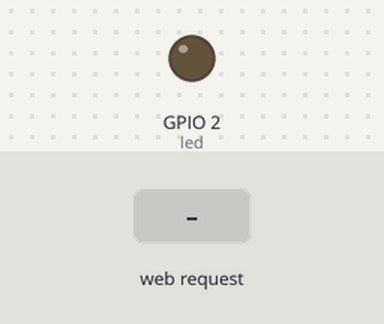
Bench run of a sketch on a simulated ESP32. On the bench: output pins drawn as LEDs (lit = HIGH). The test bench sets the inputs (shaded band). WiFi joins after 1.5 s; servers stay silent unless stated; what the sketch prints to the serial monitor is not drawn.

Above: at 2.7 s.
2.8 s: HTTP request GET /LEDON received
At 4.0 s:
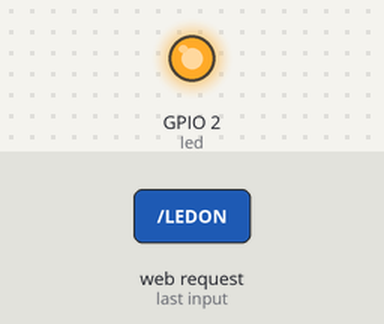
4.3 s: HTTP request GET / received
At 5.3 s:
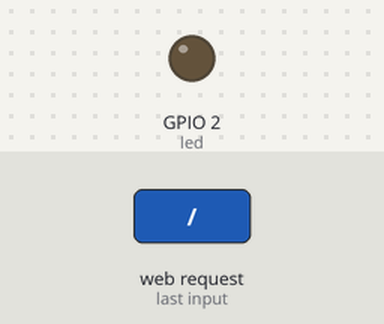
Timing chart, 0 to 7.3 s (numbered marks = the images above; inputs shaded):
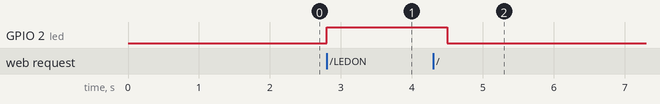

Measured:
- after the input at 2.8 s, GPIO 2 (led): LOW → HIGH at once
- after the input at 4.3 s, GPIO 2 (led): HIGH → LOW after 0.20 s

The sketch:

HelloServer.ino
```cpp
//esp32 내장되어있는 예제에 LEDON, OFF도 넣어 ip주소를 이용하여 esp32안에 내장되어있는 2번 LED "ON","OFF" 실행.
//실행 하고 난 후 인터넷을 활용하여 코드 뜯어봄.

#include <WiFi.h>
#include <WiFiClient.h>
#include <WebServer.h>
#include <ESPmDNS.h>

const char* ssid = "olleh_WiFi_BB5F"; //와이파이 ssid
const char* password = "0000003353";  //와이파이 password

WebServer server(80); // HTTP 디폴트 포트인 80번 입력

const int led = 2; //esp32 내장 되어있는 파랑색 led가 2번이여서 2로 설정.

void handleRoot() {
  digitalWrite(led, 1); // 1 == HIGH
  server.send(200, "text/plain", "hello from esp32!"); // 200은 HTTP response code는 "OK"를 의미한다.
  delay(200); //확인용으로 delay 넣어줌
  digitalWrite(led, 0); // 0 == LOW
}

void handleNotFound() { //전송 폼 HTML?같은 느낌인가봄
  digitalWrite(led, 1);
  String message = "File Not Found\n\n";
  message += "URI: ";   //ip 접속 시 화면에 URI: 를 보이게함
  message += server.uri(); //ip 접속 시 화면에 URI: 옆에 주소 표시
  message += "\nMethod: "; //ip 접속 시 화면에 Method: 를 보이게함
  message += (server.method() == HTTP_GET) ? "GET" : "POST";
  message += "\nArguments: ";
  message += server.args();                                    //파라미터의 개수
  message += "\n";
  for (uint8_t i = 0; i < server.args(); i++) {
    message += " " + server.argName(i) + ": " + server.arg(i) + "\n";
  }
  server.send(404, "text/plain", message); //text/plain = 문자열을 리턴해준다고 하는듯 함.
  digitalWrite(led, 0);
}

void setup(void) {
  pinMode(led, OUTPUT); // LED를 출력으로 설정
  digitalWrite(led, 0); // LOW
  Serial.begin(115200);  //터미널 속도 맞춰주기 ( 같지않으면 시리얼 잘 안됨)
  WiFi.mode(WIFI_STA);
  WiFi.begin(ssid, password); //WIFI 실행
  Serial.println("");

  // 연결 대기
  while (WiFi.status() != WL_CONNECTED) {    //WIFI 연결이 안된 상태일때
    delay(500);
    Serial.print(".");   //시리얼 모니터에 ..... 표시됨
  }
  Serial.println("");
  Serial.print("Connected to ");
  Serial.println(ssid);
  Serial.print("IP address: ");
  Serial.println(WiFi.localIP());  //IP주소

  if (MDNS.begin("esp32")) {
    Serial.println("MDNS responder started");
  }

  server.on("/", handleRoot);  // "/"이면 함수 실행

  server.on("/inline", []() {
    server.send(200, "text/plain", "this works as well");
  });

  server.on("/LEDON",[]() {  // "/LEDON"이면 밑에 실행.
    server.send(200, "text/plain","LED ON");
    digitalWrite(led, 1);
    Serial.println("LED ON");
  });
  server.on("/LEDOFF",[]() {  // "/LEDOFF"이면 밑에 실행.
    server.send(200, "text/plain","LED OFF");
    digitalWrite(led, 0);
    Serial.println("LED OFF");
  });

  server.onNotFound(handleNotFound);

  server.begin();
  Serial.println("HTTP server started");
}

void loop(void) {
  server.handleClient();
  delay(2);// CPU가 다른 작업으로 전환되도록 허용
}
```
